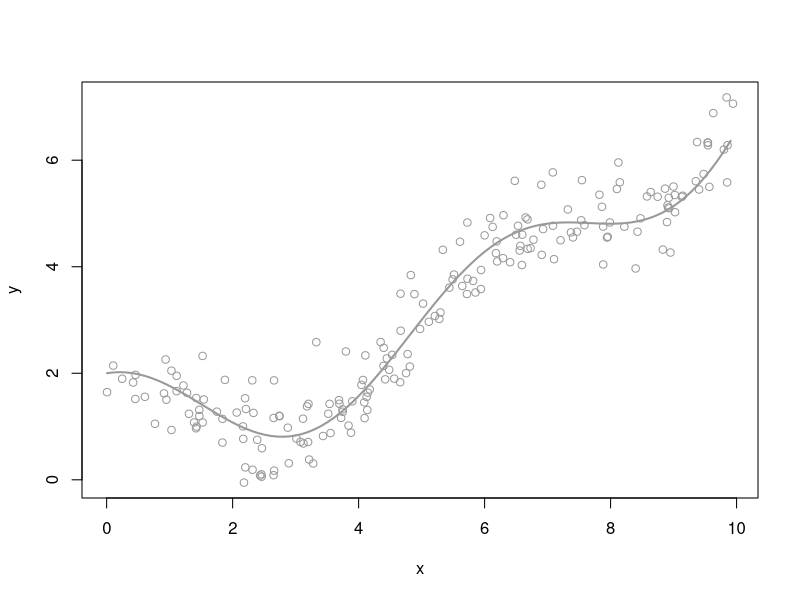
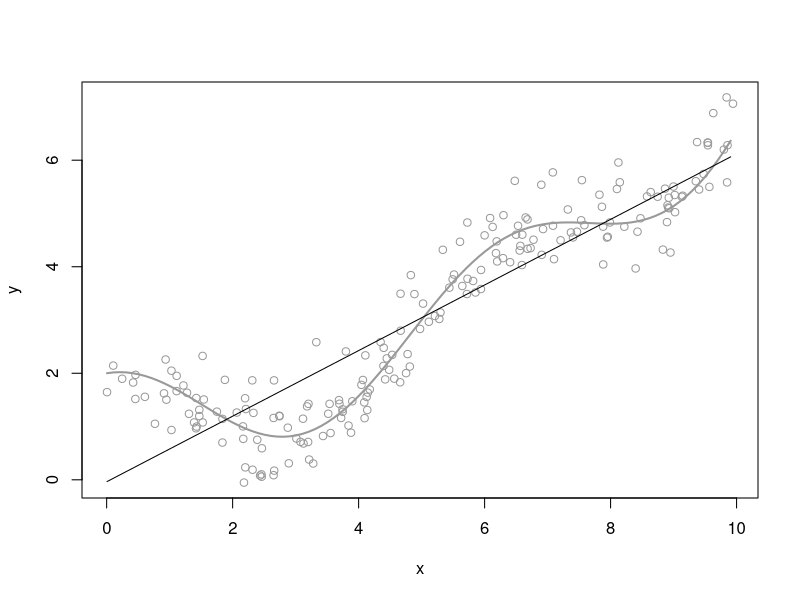
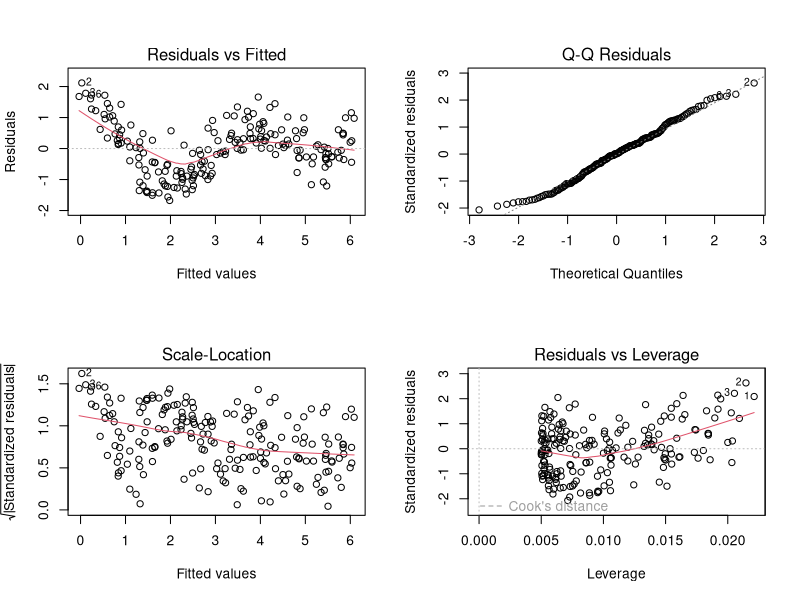
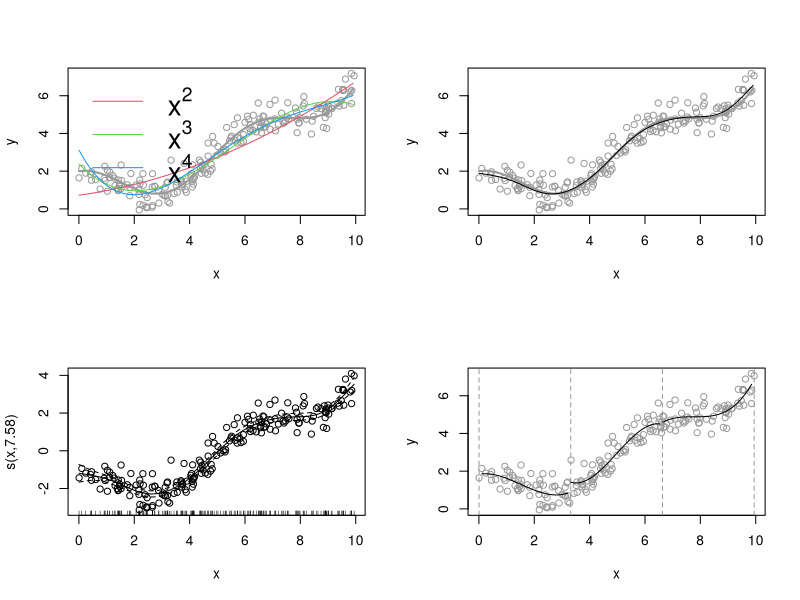
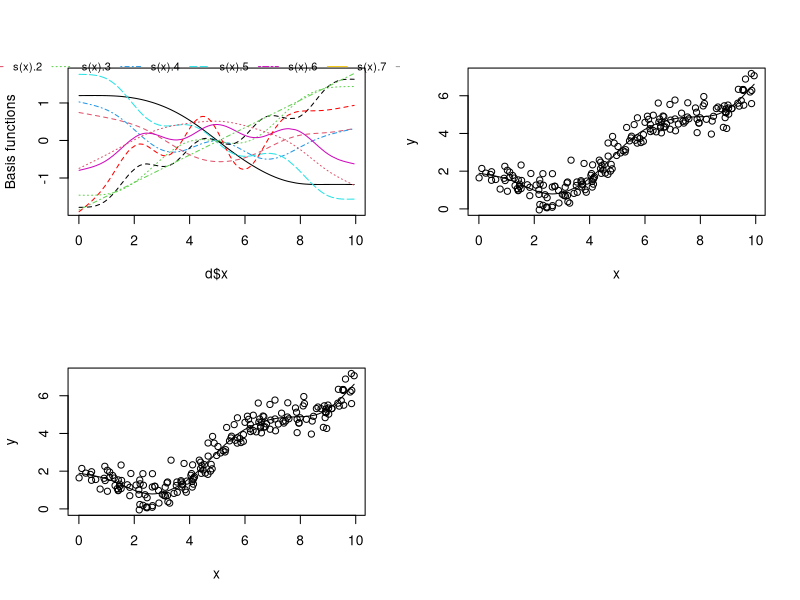

Recreate these plots in R, in order.
## ---- chunk 1

knitr::opts_chunk$set(echo = TRUE, cache=TRUE, comment="##", message = FALSE, warning = FALSE, tidy = TRUE, eval=TRUE, out.width = "70%", collapse=TRUE, fig.align="center")

## ---- chunk 2

library(mgcv)

set.seed(123) # make the example reproducible
n<-200 # number of points
x<-sort(runif(n,0,10)) 

f<-function(i){ # build a complex function
  cos(i)+exp(0.2*i)
}
y<-f(x)+rnorm(length(x),0,0.5) # add some random variation
d<-data.frame(x,y) # build a data.frame

## ---- chunk 3

plot(y~x,data=d,xlab="x",ylab="y",col="grey60")
v<-seq(min(d$x),max(d$x),by=0.1)
lines(v,f(v),col="grey60",lwd=2) 

## ---- chunk 4

plot(y~x,data=d,xlab="x",ylab="y",col="grey60")
lines(v,f(v),col="grey60",lwd=2) ## generating function (TRUE function)
m<-lm(y~x,data=d)
p<-predict(m,data.frame(x=v))
lines(v,p,lwd=1)

## ---- chunk 5
par(mfrow=c(2,2))
plot(m)

## ---- chunk 6

plot(y~x,data=d,xlab="x",ylab="y",col="grey60")
lines(v,f(v),col="grey60",lwd=2) ## generating function (TRUE function)

m2<-lm(y~poly(x,2),data=d)
p<-predict(m2,data.frame(x=v))
lines(v,p,col=2)

m3<-lm(y~poly(x,3),data=d)
p<-predict(m3,data.frame(x=v))
lines(v,p,col=3)

m4<-lm(y~poly(x,4),data=d)
p<-predict(m4,data.frame(x=v))
lines(v,p,col=4)

legend("topleft",lwd=1,cex=2,col=2:4,legend=c(expression(x^2),expression(x^3),expression(x^4)),bty="n")

## ---- chunk 7
g<-gam(y~s(x),data=d) # a gam
## ---- chunk 8
plot(y~x,data=d,xlab="x",ylab="y",col="grey60")
lines(v,f(v),col="grey60",lwd=2) ## generating function (TRUE function)

p<-predict(g,data.frame(x=v))
lines(v,p,col="black")
## ---- chunk 9
plot(g,residuals=TRUE,pch=1)
## ---- chunk 10

plot(y~x,data=d,xlab="x",ylab="y",col="grey60")
knots<-seq(min(d$x),max(d$x),length.out=4)
b<-cut(d$x,breaks=knots)
abline(v=knots,lty=2,col="grey60")

d$b<-b

l<-split(d,d$b)

invisible(lapply(l,function(i){
  m<-lm(y~poly(x,3),data=i)  
  v<-seq(min(i$x),max(i$x),by=0.1)
  p<-predict(m,data.frame(x=v))
  lines(v,p)
}))

## ---- chunk 11

mm <- predict(g, type = "lpmatrix")

matplot(d$x,mm[,-1],type="l",ylab="Basis functions")
nn <- ncol(mm[,-1])
legend("top",horiz=TRUE,colnames(mm[,-1]),cex=0.8,col=seq_len(nn),lty=seq_len(nn),inset=c(0,-0.1),xpd=TRUE,bty="n")

lines(d$x, rowSums(mm[,-1]),lty = 2,col="red")

plot(y~x,data=d)
lines(d$x,mm %*% g$coefficients)

## ---- chunk 12

plot(y~x,data=d)
lines(d$x,mm%*%g$coefficients)

